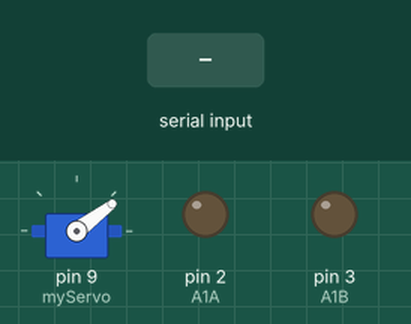
This sketch was run on a simulated Arduino Uno, built with avr-gcc and run on an emulated ATmega328P. On the bench: servo, output pins drawn as LEDs (lit = HIGH). The test bench sets the inputs (shaded band).

Above: at 1.2 s.
1.3 s: "R" received over Serial
At 2.0 s:
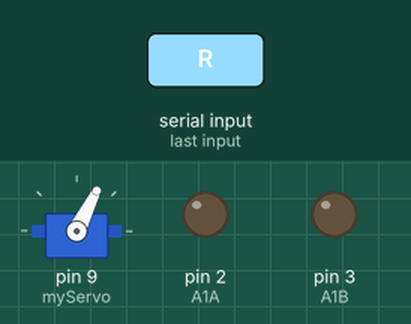
2.8 s: byte 70 (FORWARD) received over Serial
At 3.2 s:
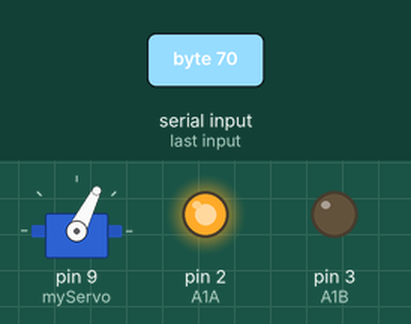
4.3 s: byte 66 (BACKWARD) received over Serial
At 5.5 s:
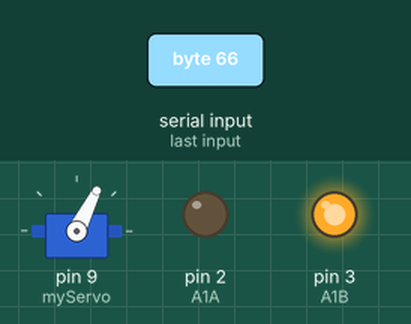
5.8 s: byte 84 (TRIANGLE) received over Serial
At 6.6 s:
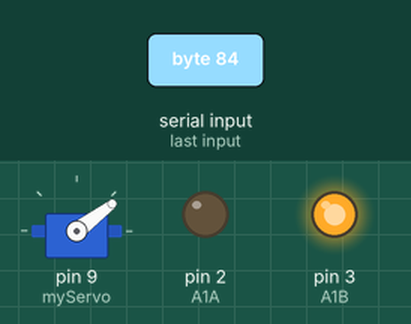
7.3 s: "L" received over Serial
At 7.8 s:
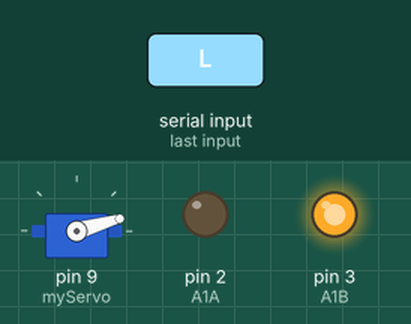
8.8 s: byte 88 (CROSS) received over Serial
At 10.1 s:
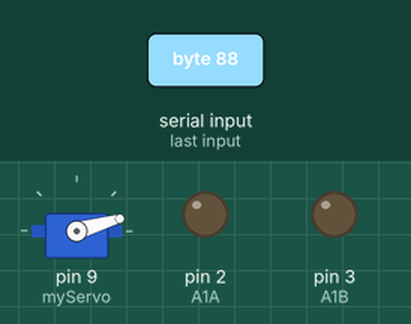
Timing chart, 0 to 11.3 s (numbered marks = the images above; inputs shaded):
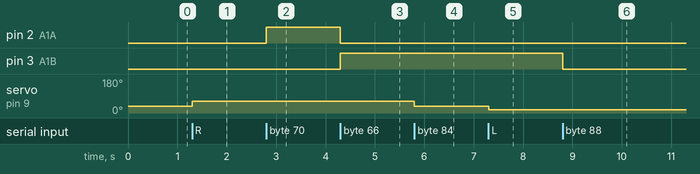

The sketch:

RCkamion_AmiNemIsRC.ino
```cpp
#include <Servo.h>

#define FORWARD 'F'
#define BACKWARD 'B'
#define LEFT 'L'
#define RIGHT 'R'
#define CIRCLE 'C'
#define CROSS 'X'
#define TRIANGLE 'T'
#define SQUARE 'S'
#define START 'A'
#define PAUSE 'P'


const int A1A = 2;
const int A1B = 3;
int angle;

Servo myServo;

void setup() {
  Serial.begin(9600);
  myServo.attach(9);

  pinMode(A1A,OUTPUT);
  pinMode(A1B,OUTPUT);

  angle = map(150, 0, 1023, 0, 255);
  myServo.write(angle);
}

void loop() {
  if (Serial.available()) {
    char command = Serial.read();
    switch (command) {
    case FORWARD:
      motorA('L');
    break;

    case BACKWARD:
      motorA('R');
    break;

    case CROSS:
      motorA('O');
    break;

    case LEFT:
      angle = map(65, 0, 1023, 0, 255);
      myServo.write(angle);
    break;

    case RIGHT:
      angle = map(255, 0, 1023, 0, 255);
      myServo.write(angle);
    break;

    case TRIANGLE:
      angle = map(150, 0, 1023, 0, 255);
      myServo.write(angle);
    break;
    }
  }

}


void motorA(char d)
{
  if(d =='R'){
    digitalWrite(A1A,LOW);
    digitalWrite(A1B,HIGH);
  }else if (d =='L'){
    digitalWrite(A1A,HIGH);
    digitalWrite(A1B,LOW);
  }else if(d == 'O'){
    digitalWrite(A1A,LOW);
    digitalWrite(A1B,LOW);
  }
}
```

Measured:
- after the input at 1.3 s, servo on pin 9 (myServo): 37° → 63° at once
- after the input at 2.8 s, pin 2 (A1A): LOW → HIGH at once
- after the input at 4.3 s, pin 2 (A1A): HIGH → LOW at once; pin 3 (A1B): LOW → HIGH at once
- after the input at 5.8 s, servo on pin 9 (myServo): 63° → 37° at once
- after the input at 7.3 s, servo on pin 9 (myServo): 37° → 16° at once
- after the input at 8.8 s, pin 3 (A1B): HIGH → LOW at once
